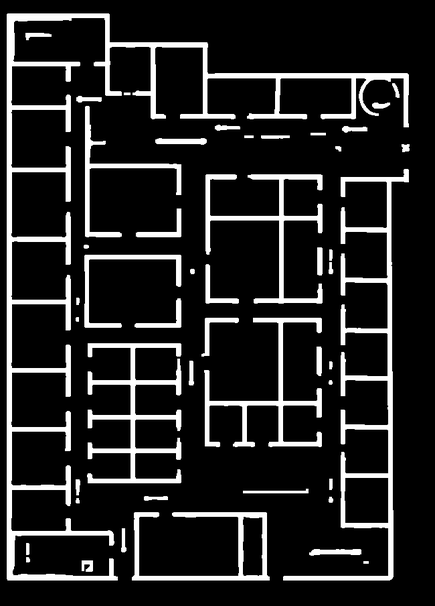
#> input picture stitched_mask.png, 435 x 606 px, shrunk from 650 x 904 before the run
$ python evacuation.py
#> lines starting #> are read from the running program, lines starting #| are printed output that depends on the picture; after the words box and inside, x2 and y2 are one past the last pixel; in counts of white or black regions, pixels touching at a corner belong together
# [1002 lines of commented-out code are left out]


"""
evacuation.py
Navigation : BFS flow field
Movement   : Social Force Model

Analysis:
  1. Bottleneck scoring — top chokepoints ranked by agent-seconds lost
  2. Exit utilization — traffic share per exit
  3. Score 0-100 with single recommendation
"""

import cv2
import json
import numpy as np
from collections import deque

# ── CONFIG ──────────────────────────────────────────────────────────────
MASK_PATH   = "stitched_mask.png"
CONFIG_PATH = "stitched_mask_zone_config.json"
OUT_PATHS   = "output_paths.png"
OUT_REPORT  = "output_report.txt"

DT       = 0.05
MAX_TIME = 120

DESIRED_SPEED   = 55.0
RELAXATION_TIME = 0.3
AGENT_RADIUS    = 6
AA_STRENGTH     = 250.0
AA_RANGE        = 14.0
WA_STRENGTH     = 350.0
WA_RANGE        = 7.0
EXIT_RADIUS     = 22
STUCK_DIST      = 2
STUCK_TICKS     = 20
# ────────────────────────────────────────────────────────────────────────


# ═══════════════════════════════════════════════════════════════════════
# STEP 1 — Load mask
# ═══════════════════════════════════════════════════════════════════════

img          = cv2.imread(MASK_PATH, cv2.IMREAD_GRAYSCALE)
#> img is the input picture: shape (606, 435); min 0, max 255, mean 34.9
H, W         = img.shape
#> H = 606; W = 435
walkable     = img < 128
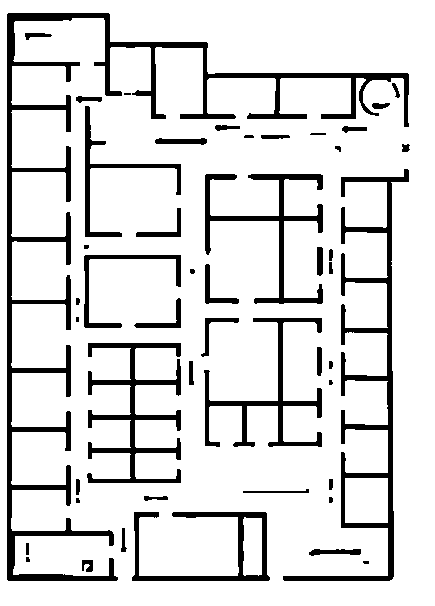
#> walkable: shape (606, 435) bool; 86.4% white; 48 black regions (7 under 20 px), largest, box (x1, y1, x2, y2) and area: (7, 13, 409, 581) 13147, (283, 169, 409, 581) 5668, (87, 343, 181, 483) 3417
walk_u8      = walkable.astype(np.uint8) * 255
dist_to_wall = cv2.distanceTransform(walk_u8, cv2.DIST_L2, 5)
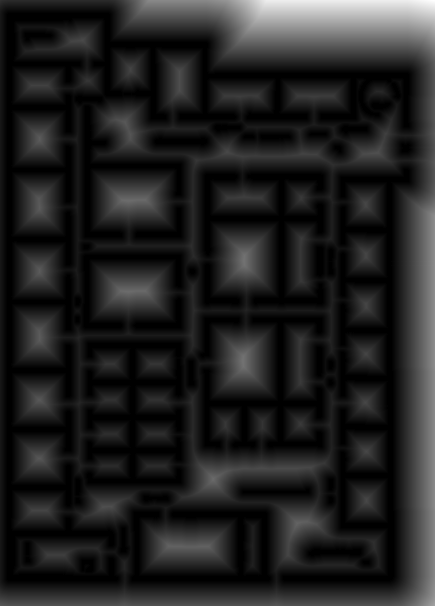
#> dist_to_wall: shape (606, 435) float32; min 0, max 78.32, mean 10.3; drawn with min black and max white

wall_grad_y, wall_grad_x = np.gradient(dist_to_wall.astype(np.float32))
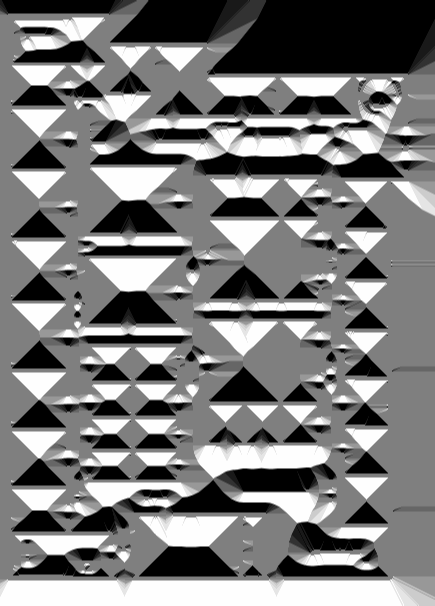
#> wall_grad_y: shape (606, 435) float32; min -1, max 1, mean -0.0344; drawn with min black and max white
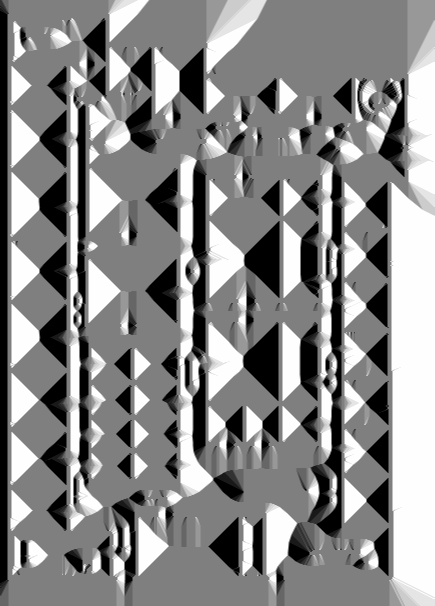
#> wall_grad_x: shape (606, 435) float32; min -1, max 1, mean 0.0738; drawn with min black and max white
wall_grad_mag = np.sqrt(wall_grad_x**2 + wall_grad_y**2) + 1e-8
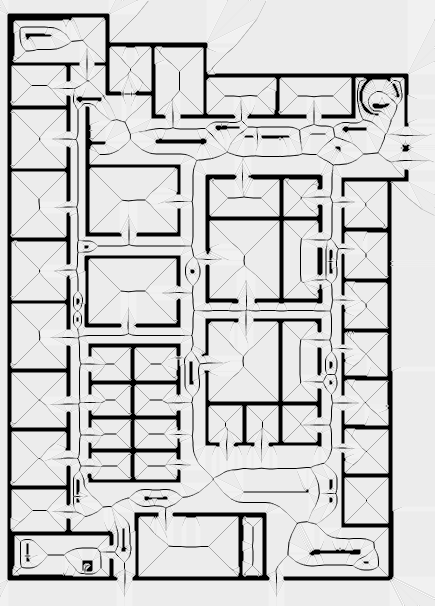
#> wall_grad_mag: shape (606, 435) float32; min 1e-08, max 1.08, mean 0.872; drawn with min black and max white
wall_grad_x  /= wall_grad_mag
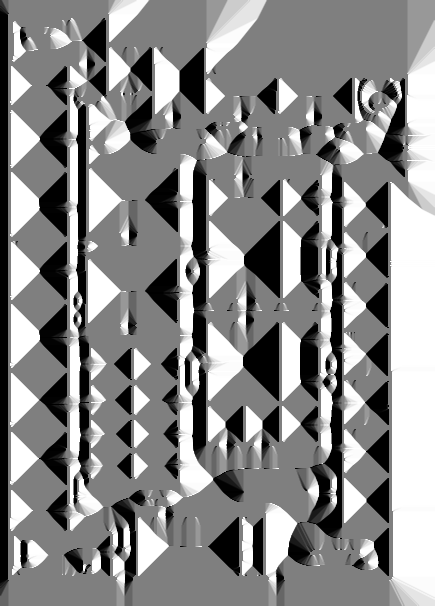
#> wall_grad_x: shape (606, 435) float32; min -1, max 1, mean 0.0739; drawn with min black and max white
wall_grad_y  /= wall_grad_mag
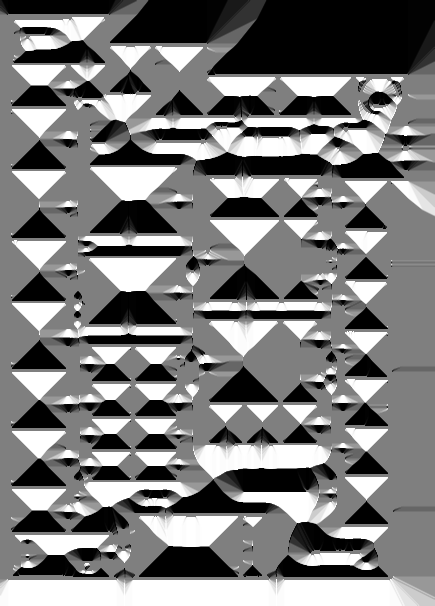
#> wall_grad_y: shape (606, 435) float32; min -1, max 1, mean -0.0343; drawn with min black and max white


# ═══════════════════════════════════════════════════════════════════════
# STEP 2 — BFS flow field
# ═══════════════════════════════════════════════════════════════════════

with open(CONFIG_PATH) as f:
#> (reads stitched_mask_zone_config.json from the repository)
    cfg = json.load(f)

#> (the run stopped early here; a loop or call above may not have finished)
